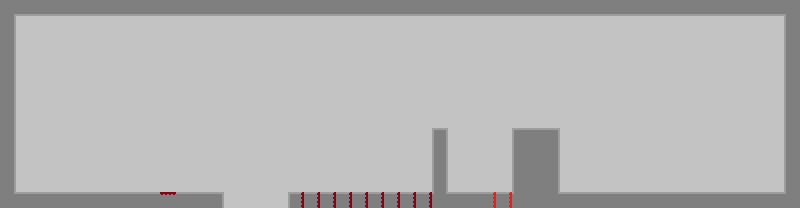

Rendered tile map (Tiled .tmx) drawn with the repository's tilesets; below, a short description and the full map source, tile grids included:
An orthogonal 50x13 tile map with 16x16 px tiles, 2 tile layers (background, graphics) and 15 objects.

<map version="1.0" tiledversion="2018.04.18" orientation="orthogonal" renderorder="left-down" width="50" height="13" tilewidth="16" tileheight="16" infinite="0" nextobjectid="36">
 <tileset firstgid="1" name="Tileset" tilewidth="16" tileheight="16" spacing="2" margin="1" tilecount="924" columns="33">
  <image source="TESTures.png" width="594" height="504" />
 </tileset>
 <layer name="background" width="50" height="13">
  <data encoding="csv">
14,10,10,10,10,10,10,10,10,10,10,10,10,10,10,10,10,10,10,10,10,10,10,10,10,10,10,10,10,10,10,10,10,10,10,10,10,10,10,10,10,10,10,10,10,10,10,10,10,16,
9,34,34,34,34,34,34,34,34,34,34,34,34,34,34,34,34,34,34,34,34,34,34,34,34,34,34,34,34,34,34,34,34,34,34,34,34,34,34,34,34,34,34,34,34,34,34,34,34,8,
9,34,34,34,34,34,34,34,34,34,34,34,34,34,34,34,34,34,34,34,34,34,34,34,34,34,34,34,34,34,34,34,34,34,34,34,34,34,34,34,34,34,34,34,34,34,34,34,34,8,
9,34,34,34,34,34,34,34,34,34,34,34,34,34,34,34,34,34,34,34,34,34,34,34,34,34,34,34,34,34,34,34,34,34,34,34,34,34,34,34,34,34,34,34,34,34,34,34,34,8,
9,34,34,34,34,34,34,34,34,34,34,34,34,34,34,34,34,34,34,34,34,34,34,34,34,34,34,34,34,34,34,34,34,34,34,34,34,34,34,34,34,34,34,34,34,34,34,34,34,8,
9,34,34,34,34,34,34,34,34,34,34,34,34,34,34,34,34,34,34,34,34,34,34,34,34,34,34,34,34,34,34,34,34,34,34,34,34,34,34,34,34,34,34,34,34,34,34,34,34,8,
9,34,34,34,34,34,34,34,34,34,34,34,34,34,34,34,34,34,34,34,34,34,34,34,34,34,34,34,34,34,34,34,34,34,34,34,34,34,34,34,34,34,34,34,34,34,34,34,34,8,
9,34,34,34,34,34,34,34,34,34,34,34,34,34,34,34,34,34,34,34,34,34,34,34,34,34,34,34,34,34,34,34,34,34,34,34,34,34,34,34,34,34,34,34,34,34,34,34,34,8,
9,34,34,34,34,34,34,34,34,34,34,34,34,34,34,34,34,34,34,34,34,34,34,34,34,34,34,11,34,34,34,34,2,1,3,34,34,34,34,34,34,34,34,34,34,34,34,34,34,8,
9,34,34,34,34,34,34,34,34,34,34,34,34,34,34,34,34,34,34,34,34,34,34,34,34,34,34,21,34,34,34,34,8,22,9,34,34,34,34,34,34,34,34,34,34,34,34,34,34,8,
9,34,34,34,34,34,34,34,34,34,34,34,34,34,34,34,34,34,34,34,34,34,34,34,34,34,34,21,34,34,34,34,8,22,9,34,34,34,34,34,34,34,34,34,34,34,34,34,34,8,
9,34,34,34,34,34,34,34,34,34,34,34,34,34,34,34,34,34,34,34,34,34,34,34,34,34,34,21,34,34,34,34,8,22,9,34,34,34,34,34,34,34,34,34,34,34,34,34,34,8,
13,1,1,1,1,1,1,1,1,1,1,1,1,3,34,34,34,34,2,1,1,1,1,1,1,1,1,20,1,1,1,1,22,22,1,1,1,1,1,1,1,1,1,1,1,1,1,1,1,15
</data>
 </layer>
 <layer name="graphics" width="50" height="13">
  <data encoding="csv">
0,0,0,0,0,0,0,0,0,0,0,0,0,0,0,0,0,0,0,0,0,0,0,0,0,0,0,0,0,0,0,0,0,0,0,0,0,0,0,0,0,0,0,0,0,0,0,0,0,0,
0,0,0,0,0,0,0,0,0,0,0,0,0,0,0,0,0,0,0,0,0,0,0,0,0,0,0,0,0,0,0,0,0,0,0,0,0,0,0,0,0,0,0,0,0,0,0,0,0,0,
0,0,0,0,0,0,0,0,0,0,0,0,0,0,0,0,0,0,0,0,0,0,0,0,0,0,0,0,0,0,0,0,0,0,0,0,0,0,0,0,0,0,0,0,0,0,0,0,0,0,
0,0,0,0,0,0,0,0,0,0,0,0,0,0,0,0,0,0,0,0,0,0,0,0,0,0,0,0,0,0,0,0,0,0,0,0,0,0,0,0,0,0,0,0,0,0,0,0,0,0,
0,0,0,0,0,0,0,0,0,0,0,0,0,0,0,0,0,0,0,0,0,0,0,0,0,0,0,0,0,0,0,0,0,0,0,0,0,0,0,0,0,0,0,0,0,0,0,0,0,0,
0,0,0,0,0,0,0,0,0,0,0,0,0,0,0,0,0,0,0,0,0,0,0,0,0,0,0,0,0,0,0,0,0,0,0,0,0,0,0,0,0,0,0,0,0,0,0,0,0,0,
0,0,0,0,0,0,0,0,0,0,0,0,0,0,0,0,0,0,0,0,0,0,0,0,0,0,0,0,0,0,0,0,0,0,0,0,0,0,0,0,0,0,0,0,0,0,0,0,0,0,
0,0,0,0,0,0,0,0,0,0,0,0,0,0,0,0,0,0,0,0,0,0,0,0,0,0,0,0,0,0,0,0,0,0,0,0,0,0,0,0,0,0,0,0,0,0,0,0,0,0,
0,0,0,0,0,0,0,0,0,0,0,0,0,0,0,0,0,0,0,0,0,0,0,0,0,0,0,0,0,0,0,0,2,1,3,0,0,0,0,0,0,0,0,0,0,0,0,0,0,0,
0,0,0,0,0,0,0,0,0,0,0,0,0,0,0,0,0,0,0,0,0,0,0,0,0,0,0,0,0,0,0,0,8,0,9,0,0,0,0,0,0,0,0,0,0,0,0,0,0,0,
0,0,0,0,0,0,0,0,0,0,0,0,0,0,0,0,0,0,0,0,0,0,0,0,0,0,0,0,0,0,0,0,8,0,9,0,0,0,0,0,0,0,0,0,0,0,0,0,0,0,
0,0,0,0,0,0,0,0,0,0,0,0,0,0,0,0,0,0,0,0,0,0,0,0,0,0,0,0,0,0,0,0,8,0,9,0,0,0,0,0,0,0,0,0,0,0,0,0,0,0,
0,0,0,0,0,0,0,0,0,0,36,0,0,0,0,0,0,0,38,38,38,38,38,38,38,38,38,0,0,0,39,39,15,0,13,0,0,0,0,0,0,0,0,0,0,0,0,0,0,0
</data>
 </layer>
 <objectgroup name="ground">
  <object id="2" x="0" y="0" width="800" height="16" />
  <object id="4" x="0" y="16" width="16" height="176" />
  <object id="7" x="432" y="128" width="16" height="64" />
  <object id="17" x="512" y="192" width="288" height="16" />
  <object id="26" x="0" y="192" width="224" height="16" />
  <object id="29" x="288" y="192" width="224" height="16" />
  <object id="31" x="512" y="128" width="48" height="64" />
  <object id="32" x="784" y="16" width="16" height="176" />
 </objectgroup>
 <objectgroup name="object">
  <object id="9" x="544" y="176" width="16" height="16" />
  <object id="10" x="784" y="176" width="16" height="16" />
 </objectgroup>
 <objectgroup name="red gel">
  <object id="27" x="160" y="192" width="16" height="16" />
 </objectgroup>
 <objectgroup name="orange gel">
  <object id="30" x="288" y="192" width="144" height="16" />
 </objectgroup>
 <objectgroup name="blue gel">
  <object id="14" x="480" y="192" width="32" height="16" />
 </objectgroup>
 <objectgroup name="purple gel">
  <object id="22" x="640" y="176" width="16" height="16" />
  <object id="23" x="704" y="176" width="16" height="16" />
 </objectgroup>
</map>